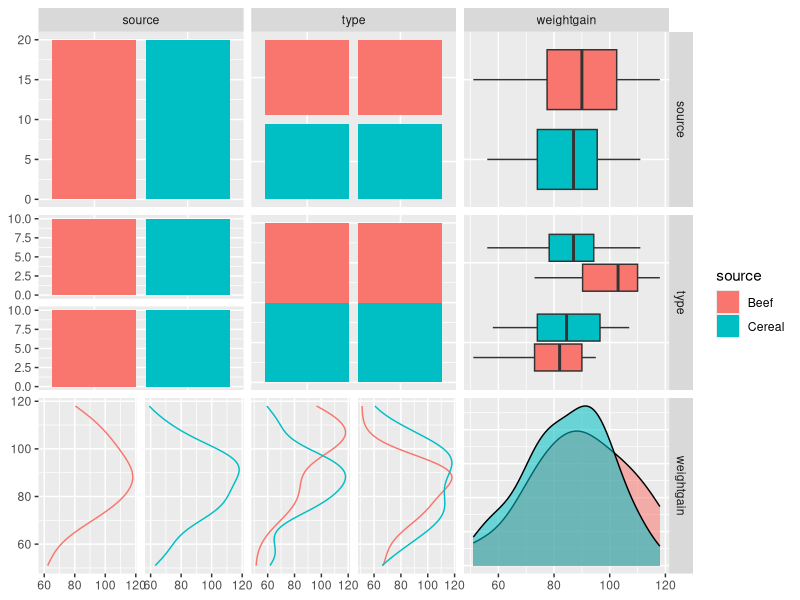
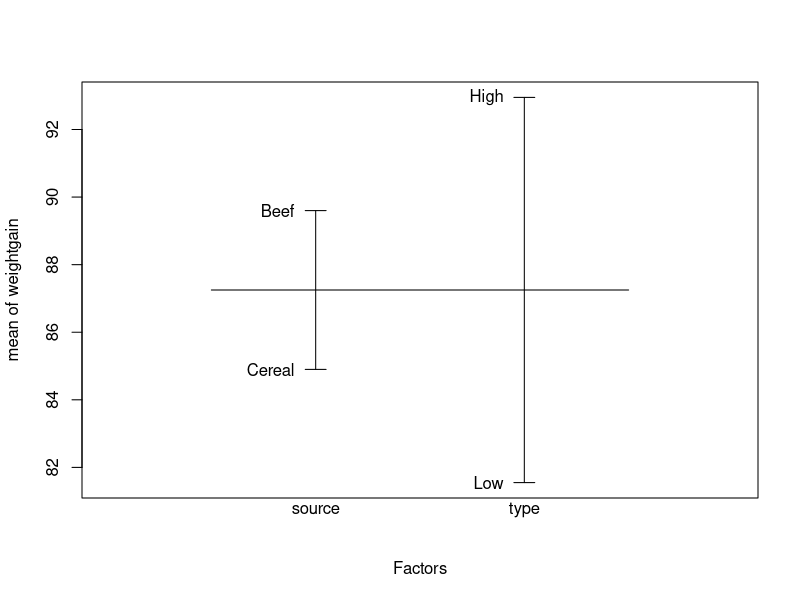

Write the R code that produced these figures, in order.
## ---- chunk 1
# Este chunk (trozo) de código R está al principio del documento
# Suele incluir todas las sentencias de importación de paquetes
# así como las órdenes de configuración global, válidas para todo
# el documento.

# Por defecto, configuramos las opciones de chunks de código en
# el documento para que siempre se muestre el código del chunk
# y para que la salida no lleve delante ningún símbolo especial
knitr::opts_chunk$set(echo = TRUE, comment = NA)

# Importamos algunos paquetes R para un análisis de ejemplo
library(tidyverse)
library(knitr)
library(GGally)
library(egg)
library(Hmisc)
library(HSAUR3)
## ---- chunk 2
# Usamos la nueva versión con salida HTML de la conocida
# función Hmisc::describe()
html(describe(weightgain))
## ---- chunk 3
# La función ggpairs proviene del paquete GGally
pm <- ggpairs(weightgain, mapping = aes(color = source),
        lower = list(combo = "facetdensity"),
        legend = 1
        )
# Añadimos transparencia al diagrama de densidad de la celda (3,3)
pm[3,3] <- pm[3,3] + aes(alpha = 0.5)
pm
## ---- chunk 4
# Cálculo de un modelo anova
# Variable respuesta: weightgain
# Entradas: source + type + source:type
# Fórmula: weightgain ~ source + type + source:type
# El operador * permite compactar la representación de este modelo
# en la fórmula
wg_aov <- aov(weightgain ~ source * type, data = weightgain)

# Resumen de resultados del modelo
summary(wg_aov)
## ---- chunk 5
# Coeficientes asociados al modelo
coef(wg_aov)
## ---- chunk 6
plot.design(weightgain)
